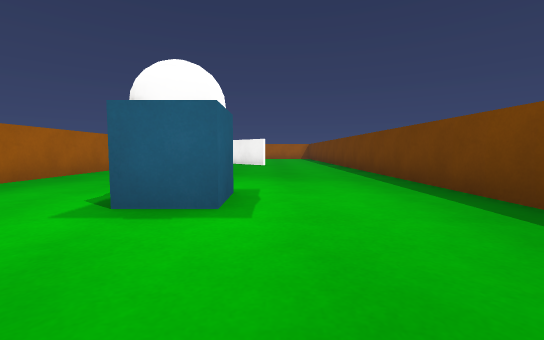
view 1 (above)

18 first-person views from a walk through a scene from a Unity 3-D project. The camera is 0.27 m above the floor, tilts 4° down and sees 90° across. The floor is counted in squares, 0.5 m on a side. Each view is taken from the middle of a square. On the plan, view 1 faces up. The plan holds only what a view shows up to about 9 squares ahead; the rest is blank. Surface patterns are stand-ins for the level's own textures.

view 2
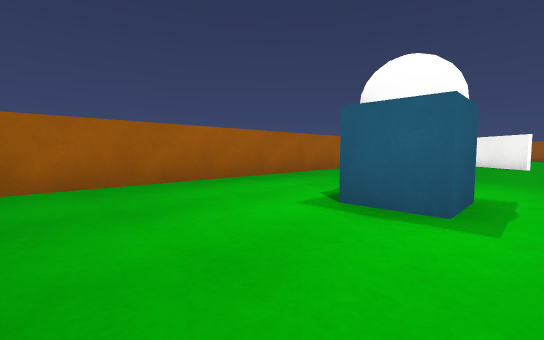

view 3
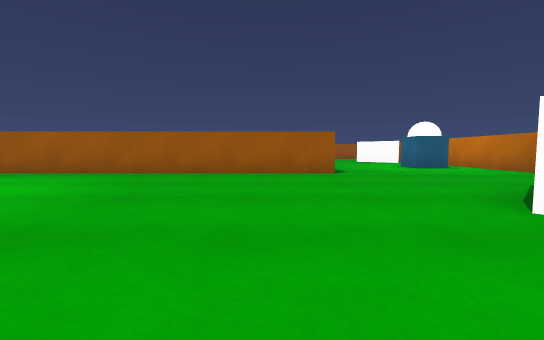

view 4
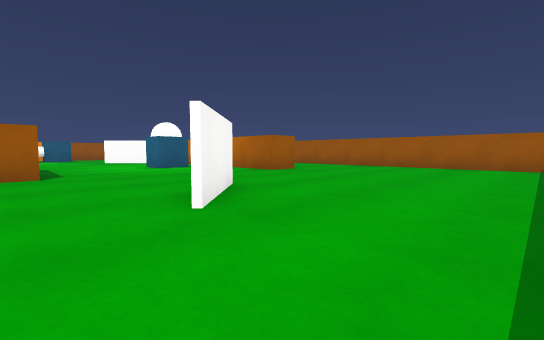

view 5
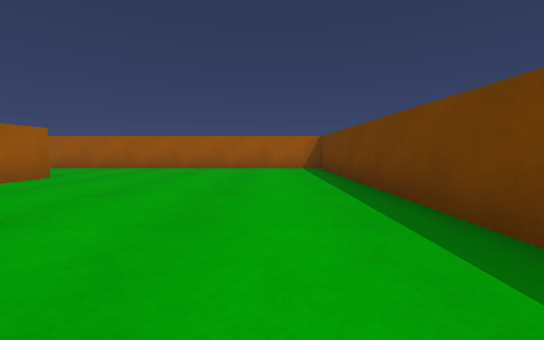

view 6
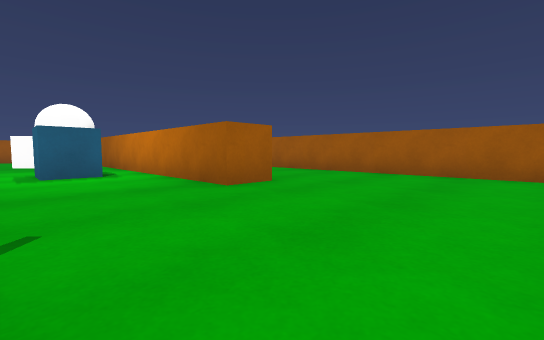

view 7
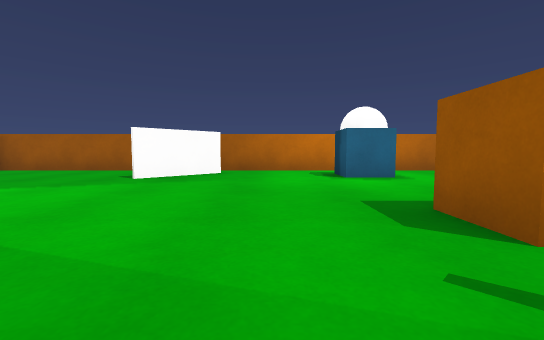

view 8
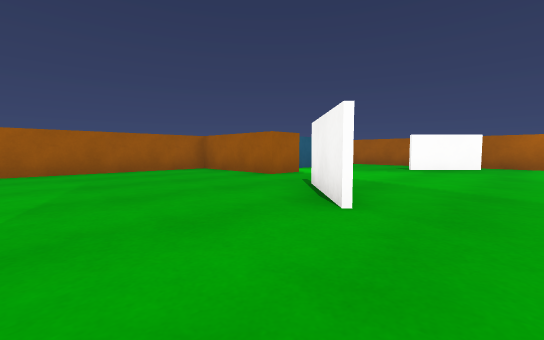

view 9
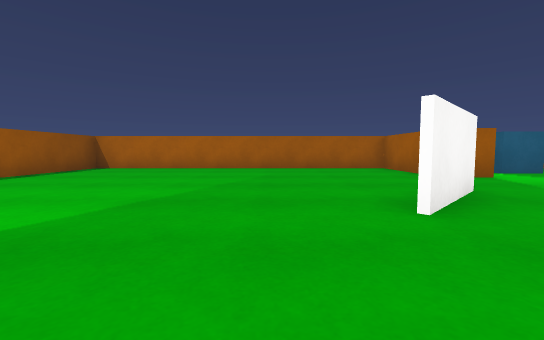

view 10
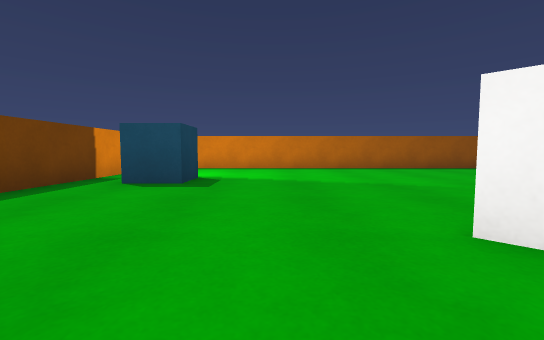

view 11
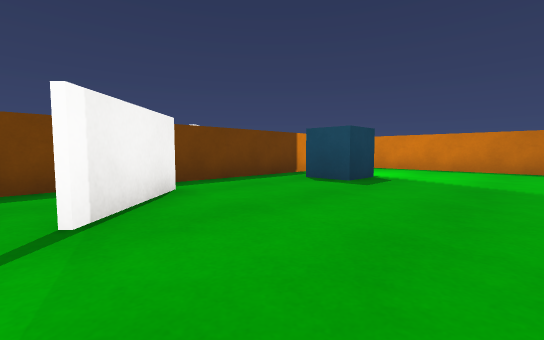

view 12
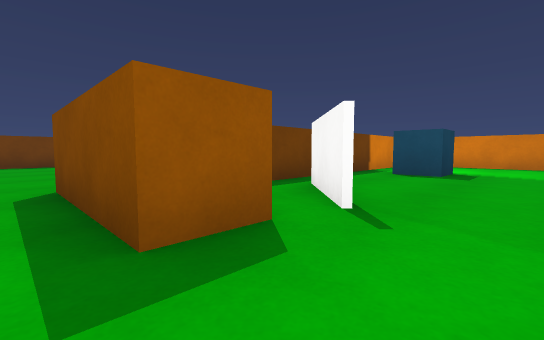

view 13
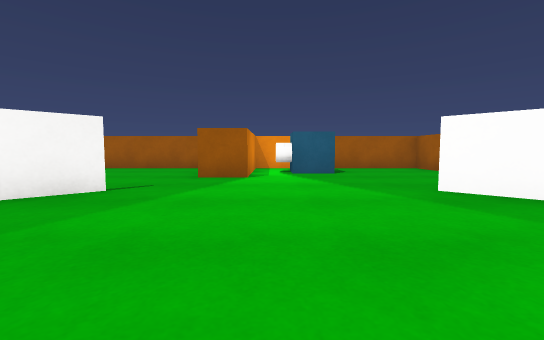

view 14
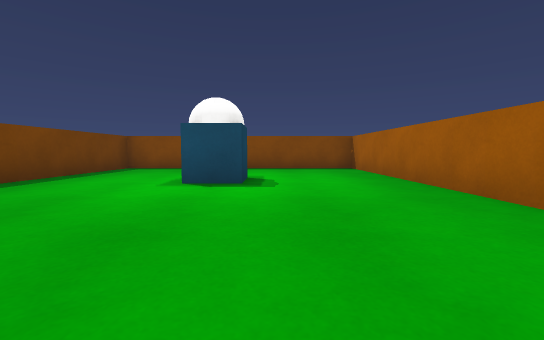

view 15
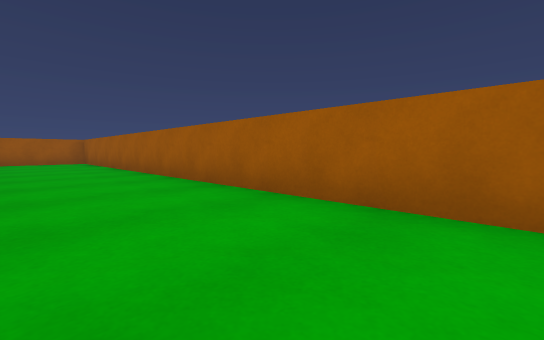

view 16
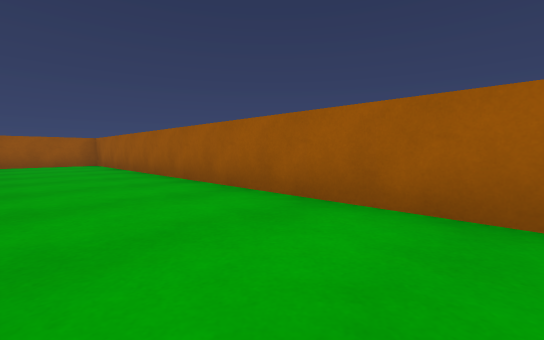

view 17
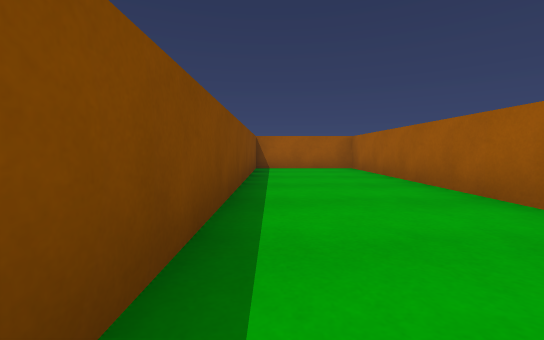

view 18
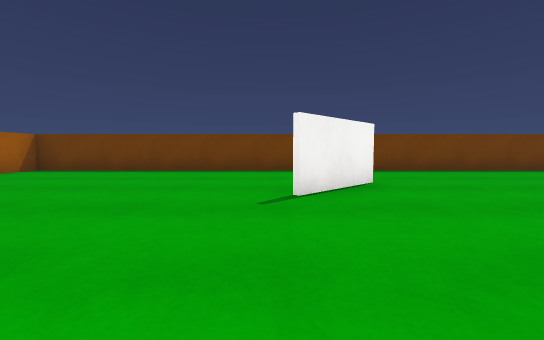

### Floor plan
Points are (right, up) in squares from view 1. A wall is a line through its corners. A room is listed if a view was taken in it or the views show most of it. See-through windows are left out.
Room 1 (views 1, 2, 3, 4, 5, 6, 7, 8, 9, 10, 11, 12, 13, 14, 15, 16, 17, 18)
walls: (-7.5, 8.5) (-7.5, 9.5) (-4.5, 9.5) (-4.5, -0.5) (-1.1, -0.5); (-6.3, 6.2) (-7.8, 7.7); (-10.2, 13.8) (-11.7, 12.3); (-10.3, 6.2) (-11.8, 7.7); (-11.7, 7.8) (-10.2, 6.3); (-1.7, 11.8) (-0.2, 10.3); (-3.5, 15.5) (-3.5, 14.5) (-10.5, 14.5); (-0.3, 10.2) (-1.8, 11.7); (-12.8, 14.5) (-16.5, 14.5) (-16.5, 9.5); (-16.1, 9.5) (-13.5, 9.5) (-13.5, 8.5) (-16.5, 8.5) (-16.5, -0.5) (-6.1, -0.5); (-5.5, 0.9) (-5.5, 8.1); (-16.1, 15.5) (-8.4, 15.5); (0.8, -0.5) (2.5, -0.5) (2.5, 18.5) (-16.5, 18.5) (-16.5, 15.5)
objects: other object (-15, 10); other object (-7, 2); other object (-7, 13); other object (-1, 3)

Where each view was taken, in squares from view 1:
view 1: 0 up, 0 right, facing up
view 2: 0 up, 0 right, facing up-left
view 3: 8 up, 2 right, facing left
view 4: 9 up, 2 right, facing up-left
view 5: 10 up, 1 right, facing up
view 6: 12 up, 0 right, facing up-left
view 7: 7 up, 9 left, facing up
view 8: 4 up, 9 left, facing up-left
view 9: 5 up, 8 left, facing left
view 10: 8 up, 9 left, facing down
view 11: 8 up, 10 left, facing down-right
view 12: 10 up, 9 left, facing down-right
view 13: 10 up, 8 left, facing left
view 14: 8 up, 2 left, facing down
view 15: 16 up, 3 left, facing up-left
view 16: 16 up, 5 left, facing up-left
view 17: 16 up, 8 left, facing left
view 18: 12 up, 5 left, facing right
